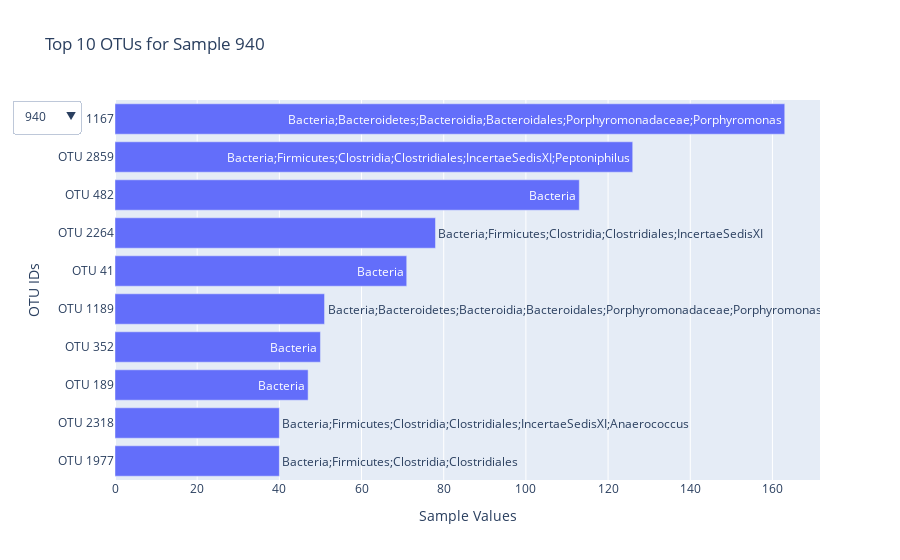

The notebook cell saved with this chart:
### Code cell
# URL to the JSON file
url = "https://static.bc-edx.com/data/dl-1-2/m14/lms/starter/samples.json"

# Load the JSON data
with urlopen(url) as response:
    data = json.load(response)

# Convert to a DataFrame
samples_df = pd.DataFrame(data['samples'])

# Function to create the bar chart
def create_bar_chart(sample_id):
    # Get the data for the selected sample
    sample_data = samples_df[samples_df['id'] == sample_id].iloc[0]

    # Extract the top 10 OTUs
    top_10_values = sample_data['sample_values'][:10]
    top_10_ids = sample_data['otu_ids'][:10]
    top_10_labels = sample_data['otu_labels'][:10]

    # Create the bar chart
    fig = go.Figure(go.Bar(
        x=top_10_values[::-1],
        y=[f"OTU {otu_id}" for otu_id in top_10_ids[::-1]],
        text=top_10_labels[::-1],
        orientation='h'
    ))

    # Update layout
    fig.update_layout(
        title=f"Top 10 OTUs for Sample {sample_id}",
        xaxis_title="Sample Values",
        yaxis_title="OTU IDs"
    )

    return fig

# Initial plot
sample_ids = samples_df['id'].tolist()
fig = create_bar_chart(sample_ids[0])

# Add dropdown menu
fig.update_layout(
    updatemenus=[{
        'buttons': [
            {'label': sample_id, 
             'method': 'update', 
             'args': [{'visible': [True]}, {'title': f'Top 10 OTUs for Sample {sample_id}'}]} 
            for sample_id in sample_ids
        ],
        'direction': 'down',
        'showactive': True
    }]
)

# Show the plot
fig.show()

### Figure 1 — Plotly figure (JSON) as saved in the notebook; plotly's stock layout.template omitted (floating-point values rounded to 4 significant figures)
{"data": [{"orientation": "h", "text": ["Bacteria;Firmicutes;Clostridia;Clostridiales", "Bacteria;Firmicutes;Clostridia;Clostridiales;IncertaeSedisXI;Anaerococcus", "Bacteria", "Bacteria", "Bacteria;Bacteroidetes;Bacteroidia;Bacteroidales;Porphyromonadaceae;Porphyromonas", "Bacteria", "Bacteria;Firmicutes;Clostridia;Clostridiales;IncertaeSedisXI", "Bacteria", "Bacteria;Firmicutes;Clostridia;Clostridiales;IncertaeSedisXI;Peptoniphilus", "Bacteria;Bacteroidetes;Bacteroidia;Bacteroidales;Porphyromonadaceae;Porphyromonas"], "type": "bar", "x": [40, 40, 47, 50, 51, 71, 78, 113, 126, 163], "y": ["OTU 1977", "OTU 2318", "OTU 189", "OTU 352", "OTU 1189", "OTU 41", "OTU 2264", "OTU 482", "OTU 2859", "OTU 1167"]}], "layout": {"autosize": true, "title": {"text": "Top 10 OTUs for Sample 940"}, "updatemenus": [{"buttons": [{"args": [{"visible": [true]}, {"title": "Top 10 OTUs for Sample 940"}], "label": "940", "method": "update"}, {"args": [{"visible": [true]}, {"title": "Top 10 OTUs for Sample 941"}], "label": "941", "method": "update"}, {"args": [{"visible": [true]}, {"title": "Top 10 OTUs for Sample 943"}], "label": "943", "method": "update"}, {"args": [{"visible": [true]}, {"title": "Top 10 OTUs for Sample 944"}], "label": "944", "method": "update"}, {"args": [{"visible": [true]}, {"title": "Top 10 OTUs for Sample 945"}], "label": "945", "method": "update"}, {"args": [{"visible": [true]}, {"title": "Top 10 OTUs for Sample 946"}], "label": "946", "method": "update"}, {"args": [{"visible": [true]}, {"title": "Top 10 OTUs for Sample 947"}], "label": "947", "method": "update"}, {"args": [{"visible": [true]}, {"title": "Top 10 OTUs for Sample 948"}], "label": "948", "method": "update"}, {"args": [{"visible": [true]}, {"title": "Top 10 OTUs for Sample 949"}], "label": "949", "method": "update"}, {"args": [{"visible": [true]}, {"title": "Top 10 OTUs for Sample 950"}], "label": "950", "method": "update"}, {"args": [{"visible": [true]}, {"title": "Top 10 OTUs for Sample 952"}], "label": "952", "method": "update"}, {"args": [{"visible": [true]}, {"title": "Top 10 OTUs for Sample 953"}], "label": "953", "method": "update"}, {"args": [{"visible": [true]}, {"title": "Top 10 OTUs for Sample 954"}], "label": "954", "method": "update"}, {"args": [{"visible": [true]}, {"title": "Top 10 OTUs for Sample 955"}], "label": "955", "method": "update"}, {"args": [{"visible": [true]}, {"title": "Top 10 OTUs for Sample 956"}], "label": "956", "method": "update"}, {"args": [{"visible": [true]}, {"title": "Top 10 OTUs for Sample 958"}], "label": "958", "method": "update"}, {"args": [{"visible": [true]}, {"title": "Top 10 OTUs for Sample 959"}], "label": "959", "method": "update"}, {"args": [{"visible": [true]}, {"title": "Top 10 OTUs for Sample 960"}], "label": "960", "method": "update"}, {"args": [{"visible": [true]}, {"title": "Top 10 OTUs for Sample 961"}], "label": "961", "method": "update"}, {"args": [{"visible": [true]}, {"title": "Top 10 OTUs for Sample 962"}], "label": "962", "method": "update"}, {"args": [{"visible": [true]}, {"title": "Top 10 OTUs for Sample 963"}], "label": "963", "method": "update"}, {"args": [{"visible": [true]}, {"title": "Top 10 OTUs for Sample 964"}], "label": "964", "method": "update"}, {"args": [{"visible": [true]}, {"title": "Top 10 OTUs for Sample 966"}], "label": "966", "method": "update"}, {"args": [{"visible": [true]}, {"title": "Top 10 OTUs for Sample 967"}], "label": "967", "method": "update"}, {"args": [{"visible": [true]}, {"title": "Top 10 OTUs for Sample 968"}], "label": "968", "method": "update"}, {"args": [{"visible": [true]}, {"title": "Top 10 OTUs for Sample 969"}], "label": "969", "method": "update"}, {"args": [{"visible": [true]}, {"title": "Top 10 OTUs for Sample 970"}], "label": "970", "method": "update"}, {"args": [{"visible": [true]}, {"title": "Top 10 OTUs for Sample 971"}], "label": "971", "method": "update"}, {"args": [{"visible": [true]}, {"title": "Top 10 OTUs for Sample 972"}], "label": "972", "method": "update"}, {"args": [{"visible": [true]}, {"title": "Top 10 OTUs for Sample 973"}], "label": "973", "method": "update"}, {"args": [{"visible": [true]}, {"title": "Top 10 OTUs for Sample 974"}], "label": "974", "method": "update"}, {"args": [{"visible": [true]}, {"title": "Top 10 OTUs for Sample 975"}], "label": "975", "method": "update"}, {"args": [{"visible": [true]}, {"title": "Top 10 OTUs for Sample 978"}], "label": "978", "method": "update"}, {"args": [{"visible": [true]}, {"title": "Top 10 OTUs for Sample 1233"}], "label": "1233", "method": "update"}, {"args": [{"visible": [true]}, {"title": "Top 10 OTUs for Sample 1234"}], "label": "1234", "method": "update"}, {"args": [{"visible": [true]}, {"title": "Top 10 OTUs for Sample 1235"}], "label": "1235", "method": "update"}, {"args": [{"visible": [true]}, {"title": "Top 10 OTUs for Sample 1236"}], "label": "1236", "method": "update"}, {"args": [{"visible": [true]}, {"title": "Top 10 OTUs for Sample 1237"}], "label": "1237", "method": "update"}, {"args": [{"visible": [true]}, {"title": "Top 10 OTUs for Sample 1238"}], "label": "1238", "method": "update"}, {"args": [{"visible": [true]}, {"title": "Top 10 OTUs for Sample 1242"}], "label": "1242", "method": "update"}, {"args": [{"visible": [true]}, {"title": "Top 10 OTUs for Sample 1243"}], "label": "1243", "method": "update"}, {"args": [{"visible": [true]}, {"title": "Top 10 OTUs for Sample 1246"}], "label": "1246", "method": "update"}, {"args": [{"visible": [true]}, {"title": "Top 10 OTUs for Sample 1253"}], "label": "1253", "method": "update"}, {"args": [{"visible": [true]}, {"title": "Top 10 OTUs for Sample 1254"}], "label": "1254", "method": "update"}, {"args": [{"visible": [true]}, {"title": "Top 10 OTUs for Sample 1258"}], "label": "1258", "method": "update"}, {"args": [{"visible": [true]}, {"title": "Top 10 OTUs for Sample 1259"}], "label": "1259", "method": "update"}, {"args": [{"visible": [true]}, {"title": "Top 10 OTUs for Sample 1260"}], "label": "1260", "method": "update"}, {"args": [{"visible": [true]}, {"title": "Top 10 OTUs for Sample 1264"}], "label": "1264", "method": "update"}, {"args": [{"visible": [true]}, {"title": "Top 10 OTUs for Sample 1265"}], "label": "1265", "method": "update"}, {"args": [{"visible": [true]}, {"title": "Top 10 OTUs for Sample 1273"}], "label": "1273", "method": "update"}, {"args": [{"visible": [true]}, {"title": "Top 10 OTUs for Sample 1275"}], "label": "1275", "method": "update"}, {"args": [{"visible": [true]}, {"title": "Top 10 OTUs for Sample 1276"}], "label": "1276", "method": "update"}, {"args": [{"visible": [true]}, {"title": "Top 10 OTUs for Sample 1277"}], "label": "1277", "method": "update"}, {"args": [{"visible": [true]}, {"title": "Top 10 OTUs for Sample 1278"}], "label": "1278", "method": "update"}, {"args": [{"visible": [true]}, {"title": "Top 10 OTUs for Sample 1279"}], "label": "1279", "method": "update"}, {"args": [{"visible": [true]}, {"title": "Top 10 OTUs for Sample 1280"}], "label": "1280", "method": "update"}, {"args": [{"visible": [true]}, {"title": "Top 10 OTUs for Sample 1281"}], "label": "1281", "method": "update"}, {"args": [{"visible": [true]}, {"title": "Top 10 OTUs for Sample 1282"}], "label": "1282", "method": "update"}, {"args": [{"visible": [true]}, {"title": "Top 10 OTUs for Sample 1283"}], "label": "1283", "method": "update"}, {"args": [{"visible": [true]}, {"title": "Top 10 OTUs for Sample 1284"}], "label": "1284", "method": "update"}, {"args": [{"visible": [true]}, {"title": "Top 10 OTUs for Sample 1285"}], "label": "1285", "method": "update"}, {"args": [{"visible": [true]}, {"title": "Top 10 OTUs for Sample 1286"}], "label": "1286", "method": "update"}, {"args": [{"visible": [true]}, {"title": "Top 10 OTUs for Sample 1287"}], "label": "1287", "method": "update"}, {"args": [{"visible": [true]}, {"title": "Top 10 OTUs for Sample 1288"}], "label": "1288", "method": "update"}, {"args": [{"visible": [true]}, {"title": "Top 10 OTUs for Sample 1289"}], "label": "1289", "method": "update"}, {"args": [{"visible": [true]}, {"title": "Top 10 OTUs for Sample 1290"}], "label": "1290", "method": "update"}, {"args": [{"visible": [true]}, {"title": "Top 10 OTUs for Sample 1291"}], "label": "1291", "method": "update"}, {"args": [{"visible": [true]}, {"title": "Top 10 OTUs for Sample 1292"}], "label": "1292", "method": "update"}, {"args": [{"visible": [true]}, {"title": "Top 10 OTUs for Sample 1293"}], "label": "1293", "method": "update"}, {"args": [{"visible": [true]}, {"title": "Top 10 OTUs for Sample 1294"}], "label": "1294", "method": "update"}, {"args": [{"visible": [true]}, {"title": "Top 10 OTUs for Sample 1295"}], "label": "1295", "method": "update"}, {"args": [{"visible": [true]}, {"title": "Top 10 OTUs for Sample 1296"}], "label": "1296", "method": "update"}, {"args": [{"visible": [true]}, {"title": "Top 10 OTUs for Sample 1297"}], "label": "1297", "method": "update"}, {"args": [{"visible": [true]}, {"title": "Top 10 OTUs for Sample 1298"}], "label": "1298", "method": "update"}, {"args": [{"visible": [true]}, {"title": "Top 10 OTUs for Sample 1308"}], "label": "1308", "method": "update"}, {"args": [{"visible": [true]}, {"title": "Top 10 OTUs for Sample 1309"}], "label": "1309", "method": "update"}, {"args": [{"visible": [true]}, {"title": "Top 10 OTUs for Sample 1310"}], "label": "1310", "method": "update"}, {"args": [{"visible": [true]}, {"title": "Top 10 OTUs for Sample 1374"}], "label": "1374", "method": "update"}, {"args": [{"visible": [true]}, {"title": "Top 10 OTUs for Sample 1415"}], "label": "1415", "method": "update"}, {"args": [{"visible": [true]}, {"title": "Top 10 OTUs for Sample 1439"}], "label": "1439", "method": "update"}, {"args": [{"visible": [true]}, {"title": "Top 10 OTUs for Sample 1441"}], "label": "1441", "method": "update"}, {"args": [{"visible": [true]}, {"title": "Top 10 OTUs for Sample 1443"}], "label": "1443", "method": "update"}, {"args": [{"visible": [true]}, {"title": "Top 10 OTUs for Sample 1486"}], "label": "1486", "method": "update"}, {"args": [{"visible": [true]}, {"title": "Top 10 OTUs for Sample 1487"}], "label": "1487", "method": "update"}, {"args": [{"visible": [true]}, {"title": "Top 10 OTUs for Sample 1489"}], "label": "1489", "method": "update"}, {"args": [{"visible": [true]}, {"title": "Top 10 OTUs for Sample 1490"}], "label": "1490", "method": "update"}, {"args": [{"visible": [true]}, {"title": "Top 10 OTUs for Sample 1491"}], "label": "1491", "method": "update"}, {"args": [{"visible": [true]}, {"title": "Top 10 OTUs for Sample 1494"}], "label": "1494", "method": "update"}, {"args": [{"visible": [true]}, {"title": "Top 10 OTUs for Sample 1495"}], "label": "1495", "method": "update"}, {"args": [{"visible": [true]}, {"title": "Top 10 OTUs for Sample 1497"}], "label": "1497", "method": "update"}, {"args": [{"visible": [true]}, {"title": "Top 10 OTUs for Sample 1499"}], "label": "1499", "method": "update"}, {"args": [{"visible": [true]}, {"title": "Top 10 OTUs for Sample 1500"}], "label": "1500", "method": "update"}, {"args": [{"visible": [true]}, {"title": "Top 10 OTUs for Sample 1501"}], "label": "1501", "method": "update"}, {"args": [{"visible": [true]}, {"title": "Top 10 OTUs for Sample 1502"}], "label": "1502", "method": "update"}, {"args": [{"visible": [true]}, {"title": "Top 10 OTUs for Sample 1503"}], "label": "1503", "method": "update"}, {"args": [{"visible": [true]}, {"title": "Top 10 OTUs for Sample 1504"}], "label": "1504", "method": "update"}, {"args": [{"visible": [true]}, {"title": "Top 10 OTUs for Sample 1505"}], "label": "1505", "method": "update"}, {"args": [{"visible": [true]}, {"title": "Top 10 OTUs for Sample 1506"}], "label": "1506", "method": "update"}, {"args": [{"visible": [true]}, {"title": "Top 10 OTUs for Sample 1507"}], "label": "1507", "method": "update"}, {"args": [{"visible": [true]}, {"title": "Top 10 OTUs for Sample 1508"}], "label": "1508", "method": "update"}, {"args": [{"visible": [true]}, {"title": "Top 10 OTUs for Sample 1510"}], "label": "1510", "method": "update"}, {"args": [{"visible": [true]}, {"title": "Top 10 OTUs for Sample 1511"}], "label": "1511", "method": "update"}, {"args": [{"visible": [true]}, {"title": "Top 10 OTUs for Sample 1512"}], "label": "1512", "method": "update"}, {"args": [{"visible": [true]}, {"title": "Top 10 OTUs for Sample 1513"}], "label": "1513", "method": "update"}, {"args": [{"visible": [true]}, {"title": "Top 10 OTUs for Sample 1514"}], "label": "1514", "method": "update"}, {"args": [{"visible": [true]}, {"title": "Top 10 OTUs for Sample 1515"}], "label": "1515", "method": "update"}, {"args": [{"visible": [true]}, {"title": "Top 10 OTUs for Sample 1516"}], "label": "1516", "method": "update"}, {"args": [{"visible": [true]}, {"title": "Top 10 OTUs for Sample 1517"}], "label": "1517", "method": "update"}, {"args": [{"visible": [true]}, {"title": "Top 10 OTUs for Sample 1518"}], "label": "1518", "method": "update"}, {"args": [{"visible": [true]}, {"title": "Top 10 OTUs for Sample 1519"}], "label": "1519", "method": "update"}, {"args": [{"visible": [true]}, {"title": "Top 10 OTUs for Sample 1521"}], "label": "1521", "method": "update"}, {"args": [{"visible": [true]}, {"title": "Top 10 OTUs for Sample 1524"}], "label": "1524", "method": "update"}, {"args": [{"visible": [true]}, {"title": "Top 10 OTUs for Sample 1526"}], "label": "1526", "method": "update"}, {"args": [{"visible": [true]}, {"title": "Top 10 OTUs for Sample 1527"}], "label": "1527", "method": "update"}, {"args": [{"visible": [true]}, {"title": "Top 10 OTUs for Sample 1530"}], "label": "1530", "method": "update"}, {"args": [{"visible": [true]}, {"title": "Top 10 OTUs for Sample 1531"}], "label": "1531", "method": "update"}, {"args": [{"visible": [true]}, {"title": "Top 10 OTUs for Sample 1532"}], "label": "1532", "method": "update"}, {"args": [{"visible": [true]}, {"title": "Top 10 OTUs for Sample 1533"}], "label": "1533", "method": "update"}, {"args": [{"visible": [true]}, {"title": "Top 10 OTUs for Sample 1534"}], "label": "1534", "method": "update"}, {"args": [{"visible": [true]}, {"title": "Top 10 OTUs for Sample 1535"}], "label": "1535", "method": "update"}, {"args": [{"visible": [true]}, {"title": "Top 10 OTUs for Sample 1536"}], "label": "1536", "method": "update"}, {"args": [{"visible": [true]}, {"title": "Top 10 OTUs for Sample 1537"}], "label": "1537", "method": "update"}, {"args": [{"visible": [true]}, {"title": "Top 10 OTUs for Sample 1539"}], "label": "1539", "method": "update"}, {"args": [{"visible": [true]}, {"title": "Top 10 OTUs for Sample 1540"}], "label": "1540", "method": "update"}, {"args": [{"visible": [true]}, {"title": "Top 10 OTUs for Sample 1541"}], "label": "1541", "method": "update"}, {"args": [{"visible": [true]}, {"title": "Top 10 OTUs for Sample 1542"}], "label": "1542", "method": "update"}, {"args": [{"visible": [true]}, {"title": "Top 10 OTUs for Sample 1543"}], "label": "1543", "method": "update"}, {"args": [{"visible": [true]}, {"title": "Top 10 OTUs for Sample 1544"}], "label": "1544", "method": "update"}, {"args": [{"visible": [true]}, {"title": "Top 10 OTUs for Sample 1545"}], "label": "1545", "method": "update"}, {"args": [{"visible": [true]}, {"title": "Top 10 OTUs for Sample 1546"}], "label": "1546", "method": "update"}, {"args": [{"visible": [true]}, {"title": "Top 10 OTUs for Sample 1547"}], "label": "1547", "method": "update"}, {"args": [{"visible": [true]}, {"title": "Top 10 OTUs for Sample 1548"}], "label": "1548", "method": "update"}, {"args": [{"visible": [true]}, {"title": "Top 10 OTUs for Sample 1549"}], "label": "1549", "method": "update"}, {"args": [{"visible": [true]}, {"title": "Top 10 OTUs for Sample 1550"}], "label": "1550", "method": "update"}, {"args": [{"visible": [true]}, {"title": "Top 10 OTUs for Sample 1551"}], "label": "1551", "method": "update"}, {"args": [{"visible": [true]}, {"title": "Top 10 OTUs for Sample 1552"}], "label": "1552", "method": "update"}, {"args": [{"visible": [true]}, {"title": "Top 10 OTUs for Sample 1553"}], "label": "1553", "method": "update"}, {"args": [{"visible": [true]}, {"title": "Top 10 OTUs for Sample 1554"}], "label": "1554", "method": "update"}, {"args": [{"visible": [true]}, {"title": "Top 10 OTUs for Sample 1555"}], "label": "1555", "method": "update"}, {"args": [{"visible": [true]}, {"title": "Top 10 OTUs for Sample 1556"}], "label": "1556", "method": "update"}, {"args": [{"visible": [true]}, {"title": "Top 10 OTUs for Sample 1557"}], "label": "1557", "method": "update"}, {"args": [{"visible": [true]}, {"title": "Top 10 OTUs for Sample 1558"}], "label": "1558", "method": "update"}, {"args": [{"visible": [true]}, {"title": "Top 10 OTUs for Sample 1561"}], "label": "1561", "method": "update"}, {"args": [{"visible": [true]}, {"title": "Top 10 OTUs for Sample 1562"}], "label": "1562", "method": "update"}, {"args": [{"visible": [true]}, {"title": "Top 10 OTUs for Sample 1563"}], "label": "1563", "method": "update"}, {"args": [{"visible": [true]}, {"title": "Top 10 OTUs for Sample 1564"}], "label": "1564", "method": "update"}, {"args": [{"visible": [true]}, {"title": "Top 10 OTUs for Sample 1572"}], "label": "1572", "method": "update"}, {"args": [{"visible": [true]}, {"title": "Top 10 OTUs for Sample 1573"}], "label": "1573", "method": "update"}, {"args": [{"visible": [true]}, {"title": "Top 10 OTUs for Sample 1574"}], "label": "1574", "method": "update"}, {"args": [{"visible": [true]}, {"title": "Top 10 OTUs for Sample 1576"}], "label": "1576", "method": "update"}, {"args": [{"visible": [true]}, {"title": "Top 10 OTUs for Sample 1577"}], "label": "1577", "method": "update"}, {"args": [{"visible": [true]}, {"title": "Top 10 OTUs for Sample 1581"}], "label": "1581", "method": "update"}, {"args": [{"visible": [true]}, {"title": "Top 10 OTUs for Sample 1601"}], "label": "1601", "method": "update"}], "direction": "down", "showactive": true}], "xaxis": {"autorange": true, "range": [0, 171.6], "title": {"text": "Sample Values"}, "type": "linear"}, "yaxis": {"autorange": true, "range": [-0.5, 9.5], "title": {"text": "OTU IDs"}, "type": "category"}}}
